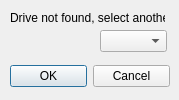
<ui version="4.0" >
 <class>qdSelectDrive</class>
 <widget class="QDialog" name="qdSelectDrive" >
  <property name="geometry" >
   <rect>
    <x>0</x>
    <y>0</y>
    <width>179</width>
    <height>100</height>
   </rect>
  </property>
  <property name="windowTitle" >
   <string>Select drive</string>
  </property>
  <widget class="QLabel" name="label" >
   <property name="geometry" >
    <rect>
     <x>10</x>
     <y>10</y>
     <width>155</width>
     <height>16</height>
    </rect>
   </property>
   <property name="text" >
    <string>Drive not found, select another.</string>
   </property>
  </widget>
  <widget class="QComboBox" name="qcbDrive" >
   <property name="geometry" >
    <rect>
     <x>100</x>
     <y>30</y>
     <width>67</width>
     <height>22</height>
    </rect>
   </property>
  </widget>
  <widget class="QDialogButtonBox" name="qdbbResponse" >
   <property name="geometry" >
    <rect>
     <x>10</x>
     <y>60</y>
     <width>160</width>
     <height>32</height>
    </rect>
   </property>
   <property name="orientation" >
    <enum>Qt::Horizontal</enum>
   </property>
   <property name="standardButtons" >
    <set>QDialogButtonBox::Cancel|QDialogButtonBox::NoButton|QDialogButtonBox::Ok</set>
   </property>
  </widget>
 </widget>
 <tabstops>
  <tabstop>qcbDrive</tabstop>
  <tabstop>qdbbResponse</tabstop>
 </tabstops>
 <resources/>
 <connections>
  <connection>
   <sender>qdbbResponse</sender>
   <signal>accepted()</signal>
   <receiver>qdSelectDrive</receiver>
   <slot>accept()</slot>
   <hints>
    <hint type="sourcelabel" >
     <x>169</x>
     <y>60</y>
    </hint>
    <hint type="destinationlabel" >
     <x>153</x>
     <y>99</y>
    </hint>
   </hints>
  </connection>
  <connection>
   <sender>qdbbResponse</sender>
   <signal>rejected()</signal>
   <receiver>qdSelectDrive</receiver>
   <slot>reject()</slot>
   <hints>
    <hint type="sourcelabel" >
     <x>169</x>
     <y>60</y>
    </hint>
    <hint type="destinationlabel" >
     <x>178</x>
     <y>99</y>
    </hint>
   </hints>
  </connection>
 </connections>
</ui>
